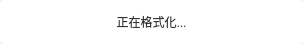
<?xml version="1.0" encoding="UTF-8"?>
<ui version="4.0">
 <class>waitWidget</class>
 <widget class="QWidget" name="waitWidget">
  <property name="geometry">
   <rect>
    <x>0</x>
    <y>0</y>
    <width>303</width>
    <height>44</height>
   </rect>
  </property>
  <property name="windowTitle">
   <string>Form</string>
  </property>
  <layout class="QHBoxLayout" name="horizontalLayout">
   <property name="spacing">
    <number>0</number>
   </property>
   <property name="leftMargin">
    <number>0</number>
   </property>
   <property name="topMargin">
    <number>0</number>
   </property>
   <property name="rightMargin">
    <number>0</number>
   </property>
   <property name="bottomMargin">
    <number>0</number>
   </property>
   <item>
    <widget class="QWidget" name="widget" native="true">
     <property name="styleSheet">
      <string notr="true">#widget{
	background-color: rgb(255, 255, 255);
border-radius:4px;

}</string>
     </property>
     <layout class="QHBoxLayout" name="horizontalLayout_2">
      <item>
       <widget class="QLabel" name="label">
        <property name="styleSheet">
         <string notr="true">font-family:&quot;微软雅黑&quot;;
font-size:12px;
color:#323434;
text-align:center;</string>
        </property>
        <property name="text">
         <string>正在格式化...</string>
        </property>
        <property name="alignment">
         <set>Qt::AlignCenter</set>
        </property>
       </widget>
      </item>
     </layout>
    </widget>
   </item>
  </layout>
 </widget>
 <resources/>
 <connections/>
</ui>
